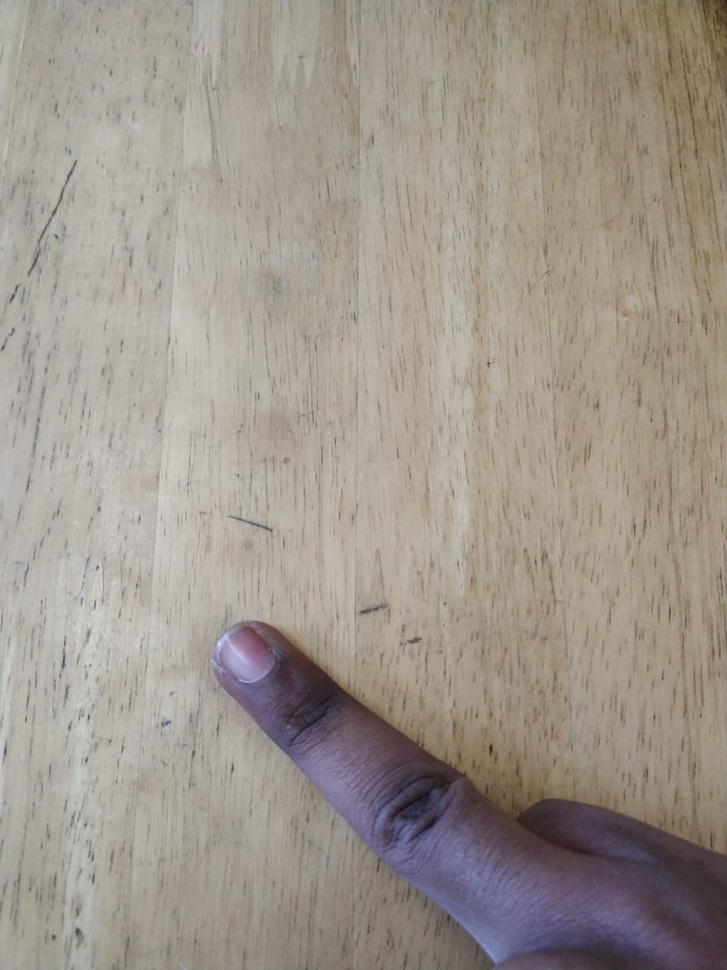
#> input picture oldimg/img5.jpeg, 727 x 970 px, shrunk from 960 x 1280 before the run, found by its file name
$ python phase2.py
#> lines starting #> are read from the running program, lines starting #| are printed output that depends on the picture; after the words box and inside, x2 and y2 are one past the last pixel; in counts of white or black regions, pixels touching at a corner belong together
import numpy as np
import cv2
import scipy as sp

from matplotlib import pyplot as plt

# Image operation using thresholding
img = cv2.imread('img5.jpeg')
#> img is the input picture: shape (970, 727, 3); mean B, G, R 140.7, 150.4, 158.8
cv2.namedWindow("output1", cv2.WINDOW_GUI_NORMAL)
cv2.namedWindow("output2", cv2.WINDOW_GUI_NORMAL)
gray = cv2.cvtColor(img, cv2.COLOR_BGR2GRAY) #conversion to grayscale
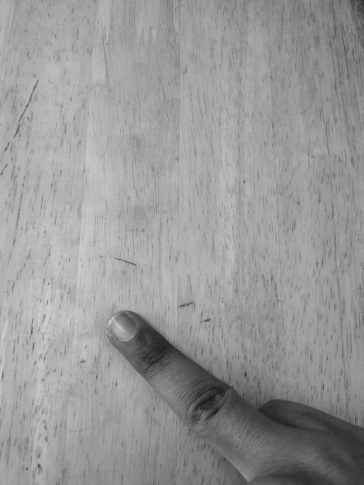
#> gray: shape (970, 727) (shown at 1/2 size); min 15, max 220, mean 151.8
img = cv2.GaussianBlur(img,(5,5),0)
ret, thresh = cv2.threshold(gray, 0, 255, cv2.THRESH_BINARY_INV + cv2.THRESH_OTSU)
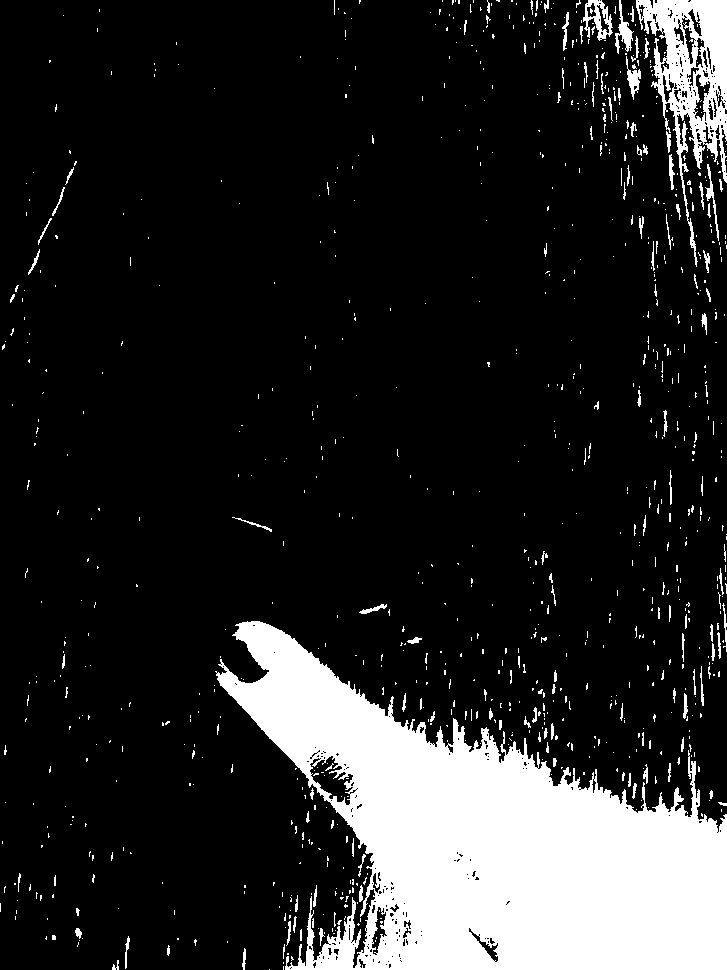
#> thresh: shape (970, 727); 15.2% white; 940 white regions (817 under 20 px), largest, box (x1, y1, x2, y2) and area: (215, 621, 727, 970) 88750, (636, 0, 727, 267) 8420, (583, 0, 613, 41) 544
#> ret = 127
cv2.imshow('output1', thresh)


print("done")


kernel = np.ones((5,5),np.uint8)

#out=cv2.fastNlMeansDenoising(thresh);


closing = cv2.morphologyEx(thresh, cv2.MORPH_CLOSE, kernel)
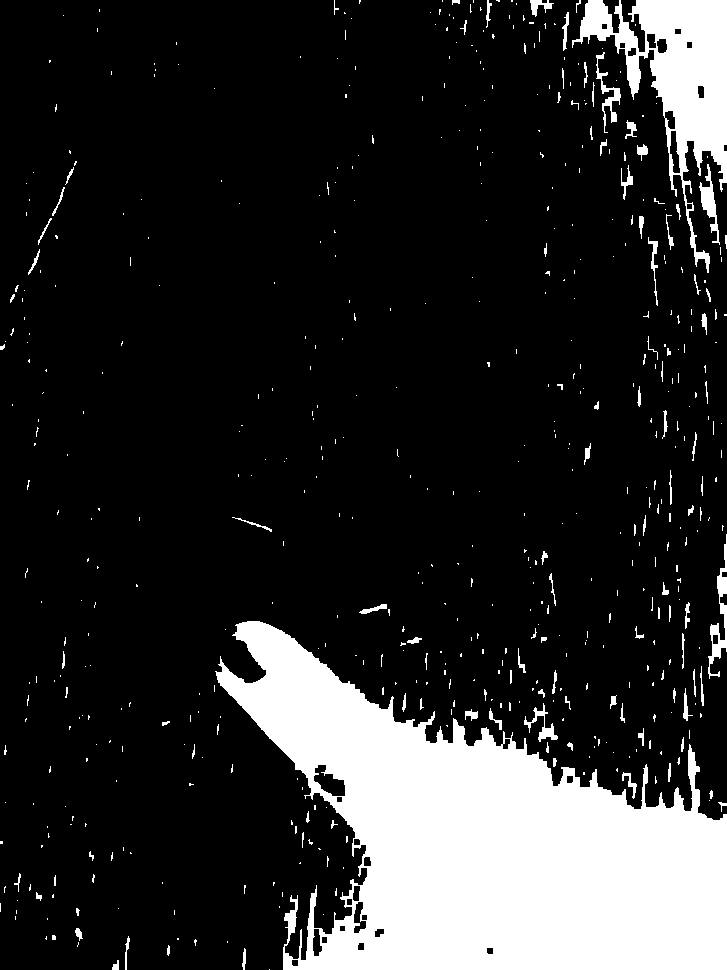
#> closing: shape (970, 727); 16.6% white; 565 white regions (456 under 20 px), largest, box (x1, y1, x2, y2) and area: (215, 621, 727, 970) 93515, (572, 0, 727, 273) 13879, (708, 534, 727, 679) 829
opening = cv2.morphologyEx(closing, cv2.MORPH_OPEN, kernel) #opening
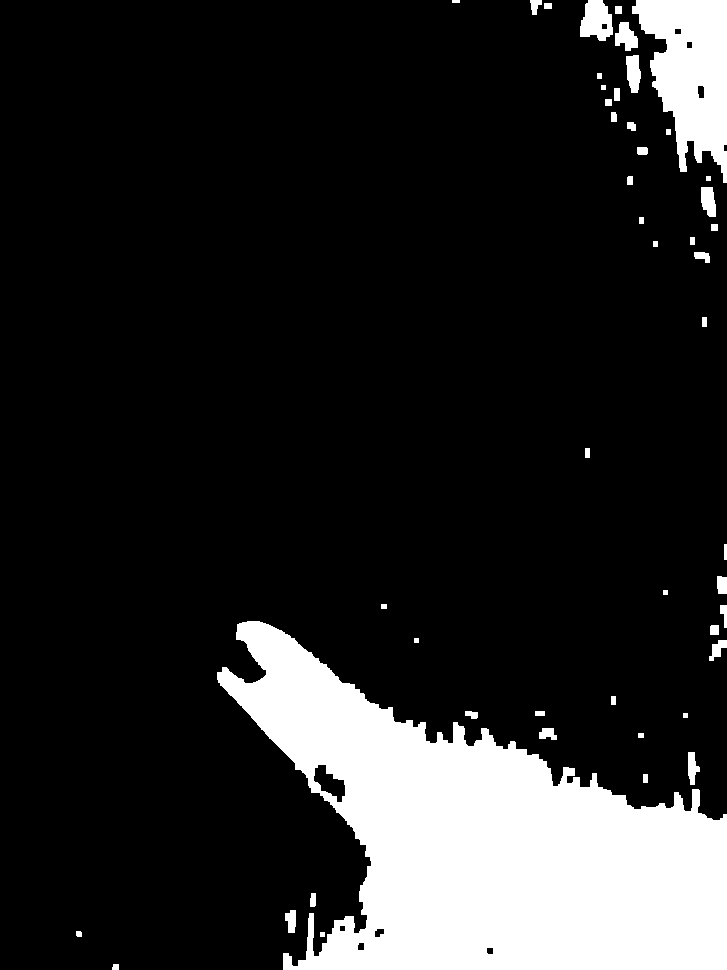
#> opening: shape (970, 727); 15.3% white; 48 white regions, largest, box (x1, y1, x2, y2) and area: (217, 621, 727, 970) 91736, (632, 0, 727, 183) 10754, (580, 0, 613, 41) 990


cv2.imshow('output2',opening)
#cv2.imshow('output',fill_image)
cv2.waitKey(0)

$ run again, with oldimg/img1.jpeg copied over oldimg/img5.jpeg
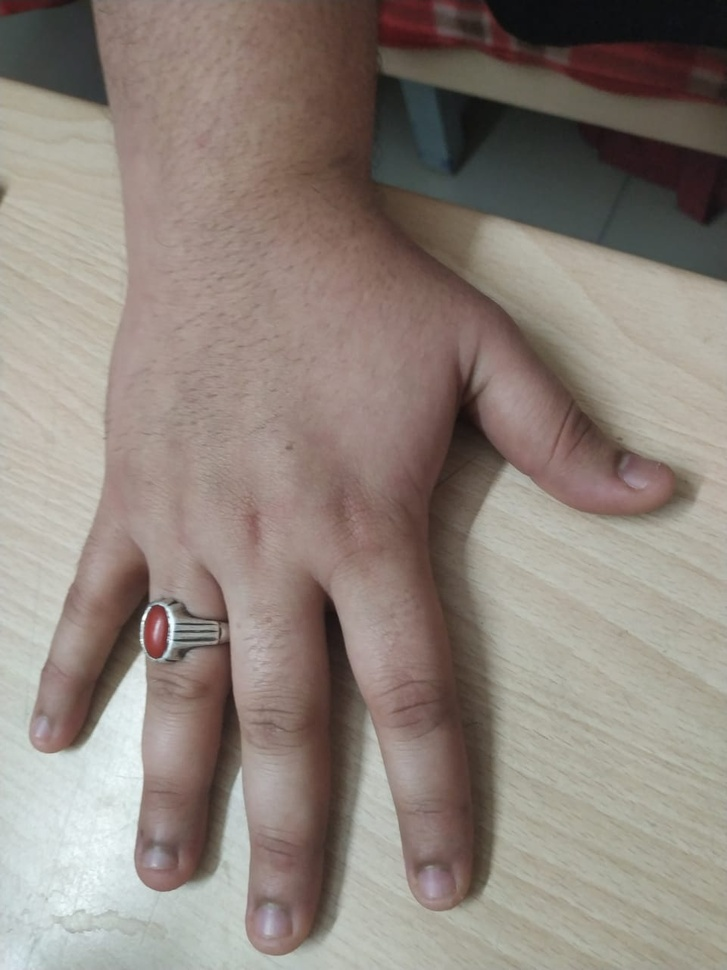
#> input picture oldimg/img1.jpeg, 727 x 970 px, shrunk from 960 x 1280 before the run, found by its file name
#> img is the input picture: shape (970, 727, 3); mean B, G, R 123.5, 131.5, 142.3
#> `ret, thresh = cv2.threshold(gray, 0, 255, cv2.THRESH_BINARY_INV + cv2...`:
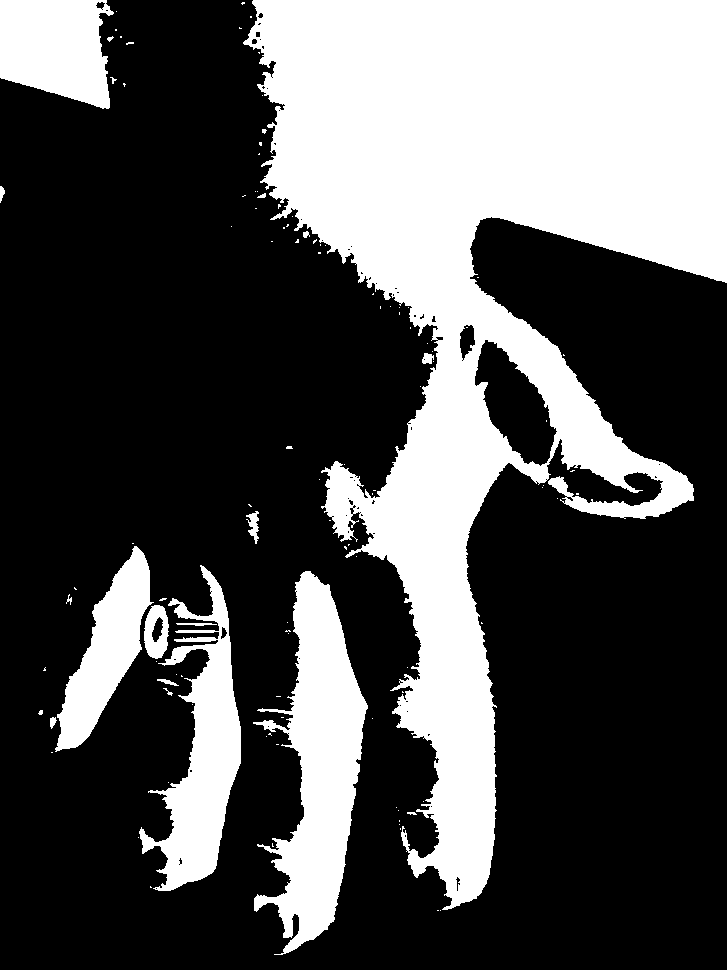
#> thresh: shape (970, 727); 33.1% white; 111 white regions (92 under 20 px), largest, box (x1, y1, x2, y2) and area: (243, 0, 727, 910) 178639, (253, 571, 368, 955) 20952, (139, 565, 241, 891) 13522
#> ret = 118
#> closing: shape (970, 727); 33.6% white; 51 white regions (41 under 20 px), largest, box (x1, y1, x2, y2) and area: (243, 0, 727, 910) 181177, (253, 571, 368, 955) 21332, (138, 565, 241, 891) 14222
#> `opening = cv2.morphologyEx(closing, cv2.MORPH_OPEN, kernel)`:
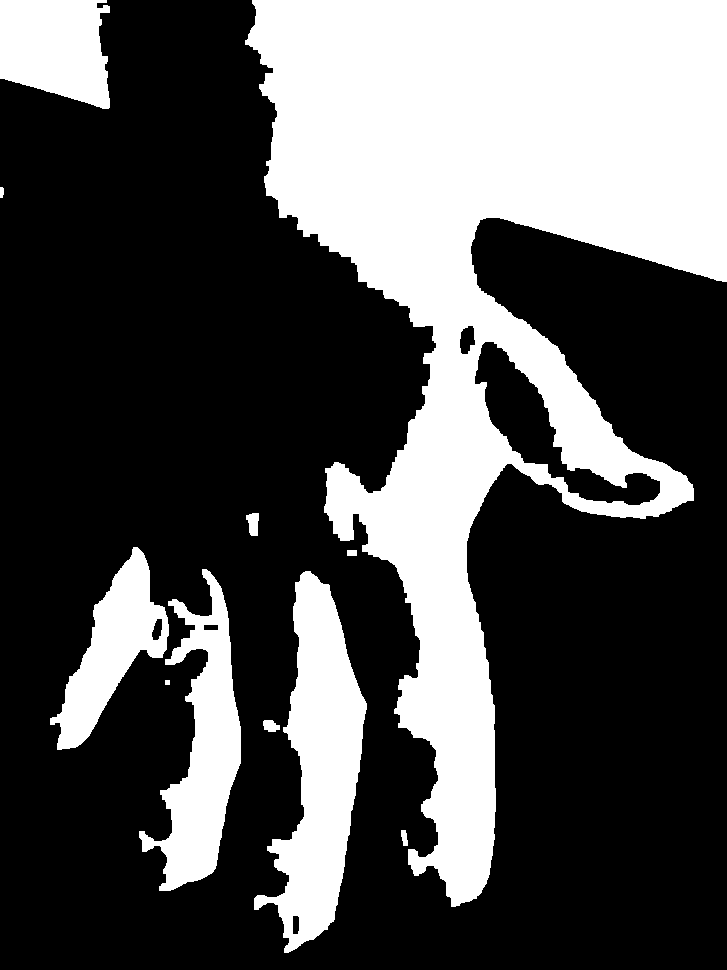
#> opening: shape (970, 727); 33.3% white; 11 white regions, largest, box (x1, y1, x2, y2) and area: (245, 0, 727, 907) 180250, (254, 571, 367, 953) 20876, (139, 569, 241, 891) 13970

$ run again, with oldimg/img10.jpeg copied over oldimg/img5.jpeg
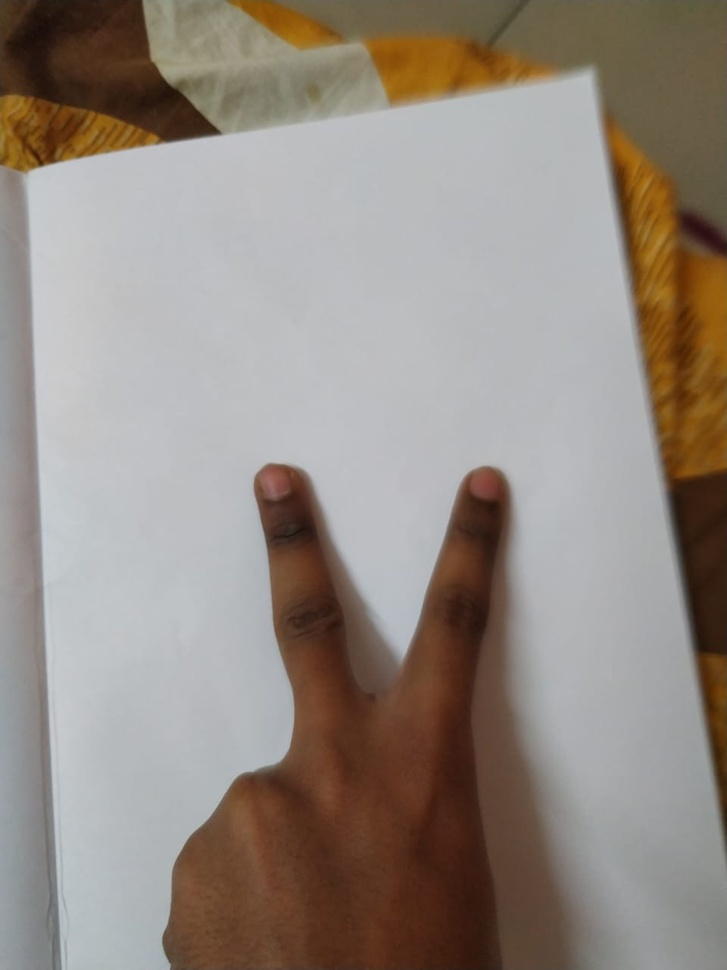
#> input picture oldimg/img10.jpeg, 727 x 970 px, shrunk from 960 x 1280 before the run, found by its file name
#> img is the input picture: shape (970, 727, 3); mean B, G, R 130.8, 138.8, 148.6
#> `ret, thresh = cv2.threshold(gray, 0, 255, cv2.THRESH_BINARY_INV + cv2...`:
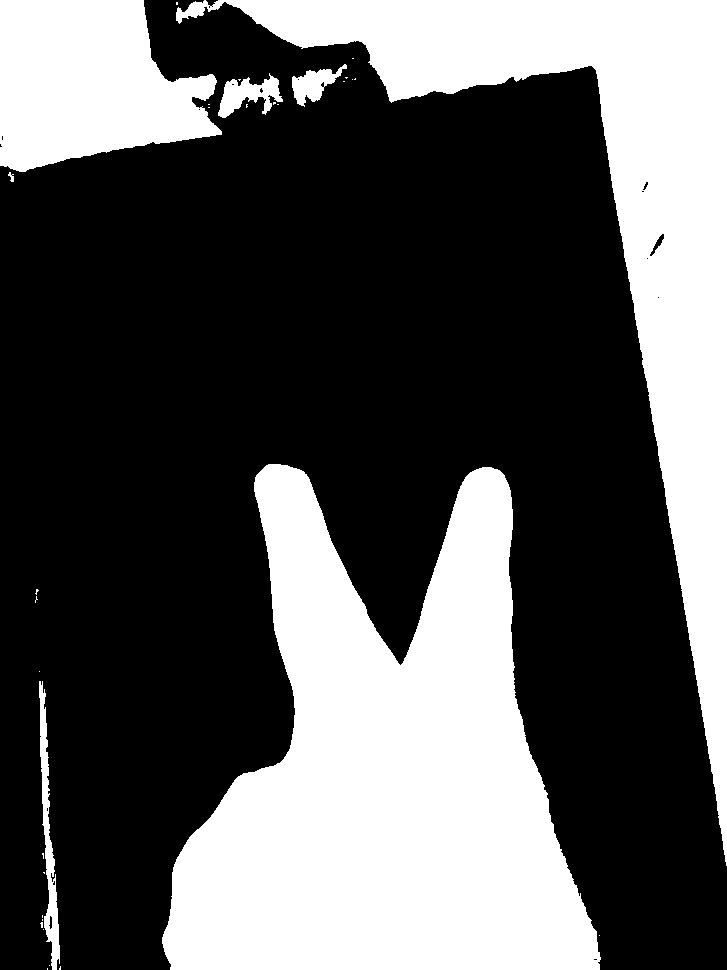
#> thresh: shape (970, 727); 35.5% white; 32 white regions (25 under 20 px), largest, box (x1, y1, x2, y2) and area: (162, 464, 601, 970) 131662, (176, 0, 727, 866) 86283, (0, 0, 222, 172) 27582
#> ret = 125
#> `closing = cv2.morphologyEx(thresh, cv2.MORPH_CLOSE, kernel)`:
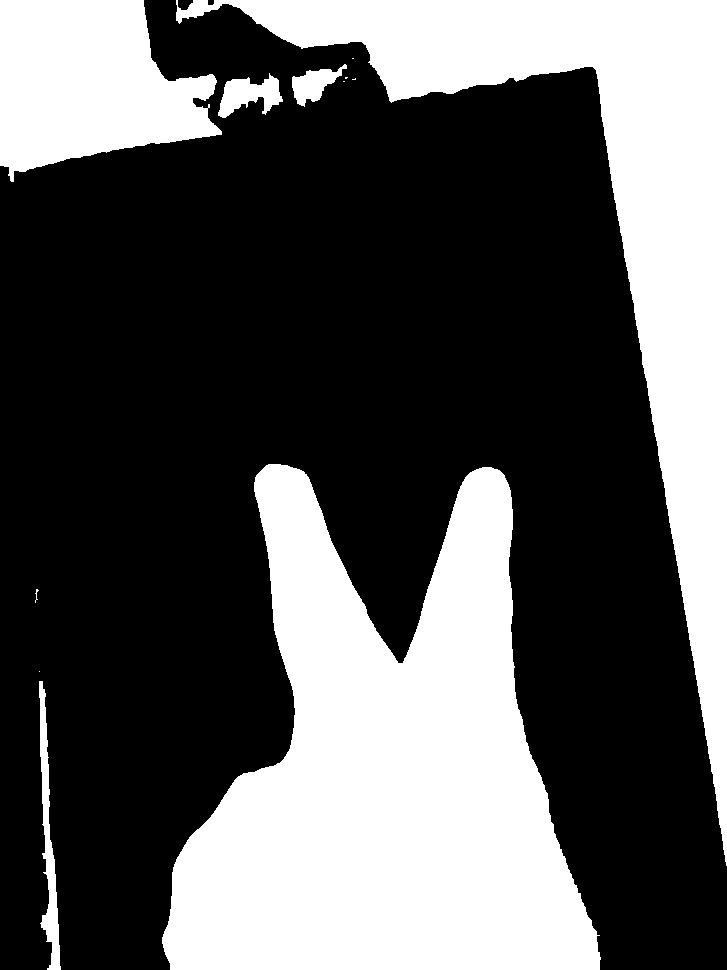
#> closing: shape (970, 727); 35.6% white; 12 white regions (5 under 20 px), largest, box (x1, y1, x2, y2) and area: (162, 464, 601, 970) 131707, (176, 0, 727, 866) 86505, (0, 0, 222, 182) 27688
#> opening: shape (970, 727); 35.5% white; 6 white regions, box (x1, y1, x2, y2) and area: (162, 464, 600, 970) 131699, (176, 0, 727, 855) 86437, (0, 0, 221, 176) 27637, (39, 689, 61, 970) 2309, (219, 77, 282, 117) 1519, (292, 69, 342, 105) 1054
